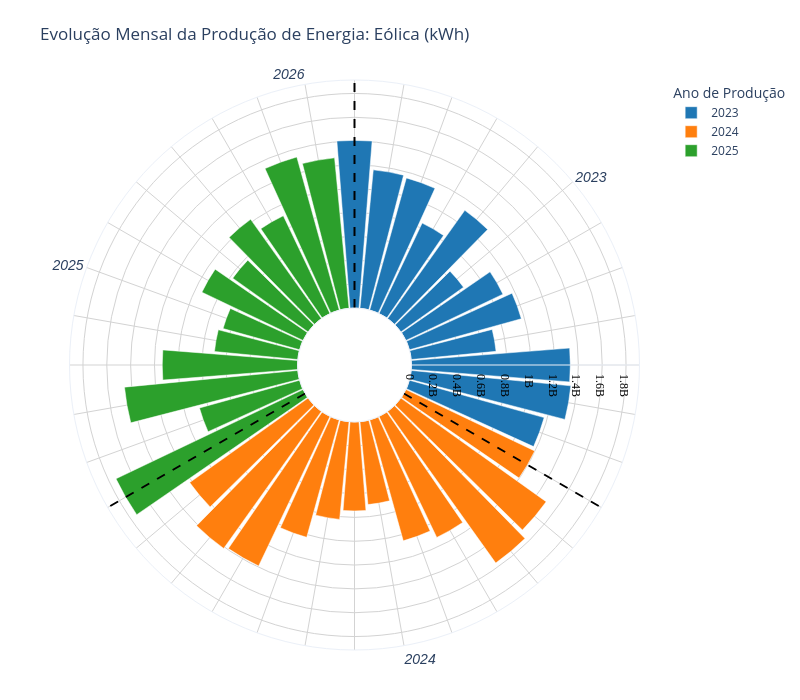

Notebook code for this chart:
### Code cell
def create_circular_histogram(tec:str):
    r = tec
    if r not in dfII.columns:
        raise ValueError(f"Tecnologia '{r}' não encontrada.")
    
    #anos_legend[-1] = "2026"


    # 1. Criar a figura base
    fig = px.bar_polar(
        dfII,
        r=r,
        theta="Mes/Ano",
        color="Ano",
        template="plotly_white",
        color_discrete_sequence=px.colors.qualitative.D3
    )

    # 2. Adicionar as linhas divisórias pretas
    

    # 3. CONFIGURAÇÃO FINAL (Forçar Hole e Grelha)
    fig.update_layout(
        title=f"Evolução Mensal da Produção de Energia: {r}",
        height=700,
        width=800,
        polar=dict(
            hole=0.2,          # RECOLOCADO AQUI para garantir que aparece
            bgcolor='white',   # Fundo do circulo branco
            angularaxis=dict(
                type="category",
                categoryarray=dfII['Mes/Ano'].tolist(),
                categoryorder="array",
                period=len(dfII),
                tickvals=dfII['Mes/Ano'].tolist(),
                ticktext=anos_legend,
                direction="clockwise",
                rotation=90,
                gridcolor='lightgrey', # COR DA GRELHA (Linhas radiais)
                showgrid=True,
                tickfont=dict(size=14, family='Arial', style='italic')
            ),
            radialaxis=dict(
                gridcolor='lightgrey', # COR DA GRELHA (Círculos)
                showgrid=True,
                showticklabels=True,
                tickfont=dict(size=12, color='black', family='Arial Black'),
                layer='above traces'
            )
        ),
        legend=dict(
            itemclick=False, 
            itemdoubleclick=False,
            title="Ano de Produção"
        ),
        margin=dict(b=50, t=80, l=50, r=50)
    )
    max_r = dfII[r].max()
    for i in range(-1, len(dfII) - 1):
        if dfII.iloc[i]['Ano'] != dfII.iloc[i+1]['Ano']:
            cat_jan = dfII.iloc[i+1]['Mes/Ano']
            fig.add_trace(go.Scatterpolar(
                r=[0, max_r * 1.1],
                theta=[cat_jan, cat_jan], 
                mode='lines',
                line=dict(color='black', width=2, dash='dash'),
                hoverinfo='none',
                showlegend=False
            ))
    
    return fig
fig = create_circular_histogram('Eólica (kWh)')
fig.show()

### Figure 1 — Plotly figure (JSON) as saved in the notebook; plotly's stock layout.template omitted (floating-point values rounded to 4 significant figures)
{"data": [{"hovertemplate": "Ano=2023<br>Eólica (kWh)=%{r}<br>Mes/Ano=%{theta}<extra></extra>", "legendgroup": "2023", "marker": {"color": "#1F77B4", "pattern": {"shape": ""}}, "name": "2023", "r": [1406000000.0, 1167000000.0, 1150000000.0, 840800000.0, 1116000000.0, 645100000.0, 901700000.0, 974200000.0, 714800000.0, 1332000000.0, 1345000000.0, 1173000000.0], "showlegend": true, "subplot": "polar", "theta": ["1/2023", "2/2023", "3/2023", "4/2023", "5/2023", "6/2023", "7/2023", "8/2023", "9/2023", "10/2023", "11/2023", "12/2023"], "type": "barpolar"}, {"hovertemplate": "Ano=2024<br>Eólica (kWh)=%{r}<br>Mes/Ano=%{theta}<extra></extra>", "legendgroup": "2024", "marker": {"color": "#FF7F0E", "pattern": {"shape": ""}}, "name": "2024", "r": [1197000000.0, 1497000000.0, 1563000000.0, 1125000000.0, 1053000000.0, 698600000.0, 746100000.0, 823100000.0, 1022000000.0, 1390000000.0, 1412000000.0, 1220000000.0], "showlegend": true, "subplot": "polar", "theta": ["1/2024", "2/2024", "3/2024", "4/2024", "5/2024", "6/2024", "7/2024", "8/2024", "9/2024", "10/2024", "11/2024", "12/2024"], "type": "barpolar"}, {"hovertemplate": "Ano=2025<br>Eólica (kWh)=%{r}<br>Mes/Ano=%{theta}<extra></extra>", "legendgroup": "2025", "marker": {"color": "#2CA02C", "pattern": {"shape": ""}}, "name": "2025", "r": [1739000000.0, 871600000.0, 1460000000.0, 1135000000.0, 701800000.0, 666300000.0, 940300000.0, 776700000.0, 1023000000.0, 909100000.0, 1333000000.0, 1268000000.0], "showlegend": true, "subplot": "polar", "theta": ["1/2025", "2/2025", "3/2025", "4/2025", "5/2025", "6/2025", "7/2025", "8/2025", "9/2025", "10/2025", "11/2025", "12/2025"], "type": "barpolar"}, {"hoverinfo": "none", "line": {"color": "black", "dash": "dash", "width": 2}, "mode": "lines", "r": [0, 1913000000.0], "showlegend": false, "theta": ["1/2023", "1/2023"], "type": "scatterpolar"}, {"hoverinfo": "none", "line": {"color": "black", "dash": "dash", "width": 2}, "mode": "lines", "r": [0, 1913000000.0], "showlegend": false, "theta": ["1/2024", "1/2024"], "type": "scatterpolar"}, {"hoverinfo": "none", "line": {"color": "black", "dash": "dash", "width": 2}, "mode": "lines", "r": [0, 1913000000.0], "showlegend": false, "theta": ["1/2025", "1/2025"], "type": "scatterpolar"}], "layout": {"barmode": "relative", "height": 700, "legend": {"itemclick": false, "itemdoubleclick": false, "title": {"text": "Ano de Produção"}, "tracegroupgap": 0}, "margin": {"b": 50, "l": 50, "r": 50, "t": 80}, "polar": {"angularaxis": {"categoryarray": ["1/2023", "2/2023", "3/2023", "4/2023", "5/2023", "6/2023", "7/2023", "8/2023", "9/2023", "10/2023", "11/2023", "12/2023", "1/2024", "2/2024", "3/2024", "4/2024", "5/2024", "6/2024", "7/2024", "8/2024", "9/2024", "10/2024", "11/2024", "12/2024", "1/2025", "2/2025", "3/2025", "4/2025", "5/2025", "6/2025", "7/2025", "8/2025", "9/2025", "10/2025", "11/2025", "12/2025"], "categoryorder": "array", "direction": "clockwise", "gridcolor": "lightgrey", "period": 36, "rotation": 90, "showgrid": true, "tickfont": {"family": "Arial", "size": 14, "style": "italic"}, "ticktext": ["", "", "", "", "", "2023", "", "", "", "", "", "", "", "", "", "", "", "2024", "", "", "", "", "", "", "", "", "", "", "", "2025", "", "", "", "", "", "2026"], "tickvals": ["1/2023", "2/2023", "3/2023", "4/2023", "5/2023", "6/2023", "7/2023", "8/2023", "9/2023", "10/2023", "11/2023", "12/2023", "1/2024", "2/2024", "3/2024", "4/2024", "5/2024", "6/2024", "7/2024", "8/2024", "9/2024", "10/2024", "11/2024", "12/2024", "1/2025", "2/2025", "3/2025", "4/2025", "5/2025", "6/2025", "7/2025", "8/2025", "9/2025", "10/2025", "11/2025", "12/2025"], "type": "category"}, "bgcolor": "white", "domain": {"x": [0, 1], "y": [0, 1]}, "hole": 0.2, "radialaxis": {"gridcolor": "lightgrey", "layer": "above traces", "showgrid": true, "showticklabels": true, "tickfont": {"color": "black", "family": "Arial Black", "size": 12}}}, "title": {"text": "Evolução Mensal da Produção de Energia: Eólica (kWh)"}, "width": 800}}
